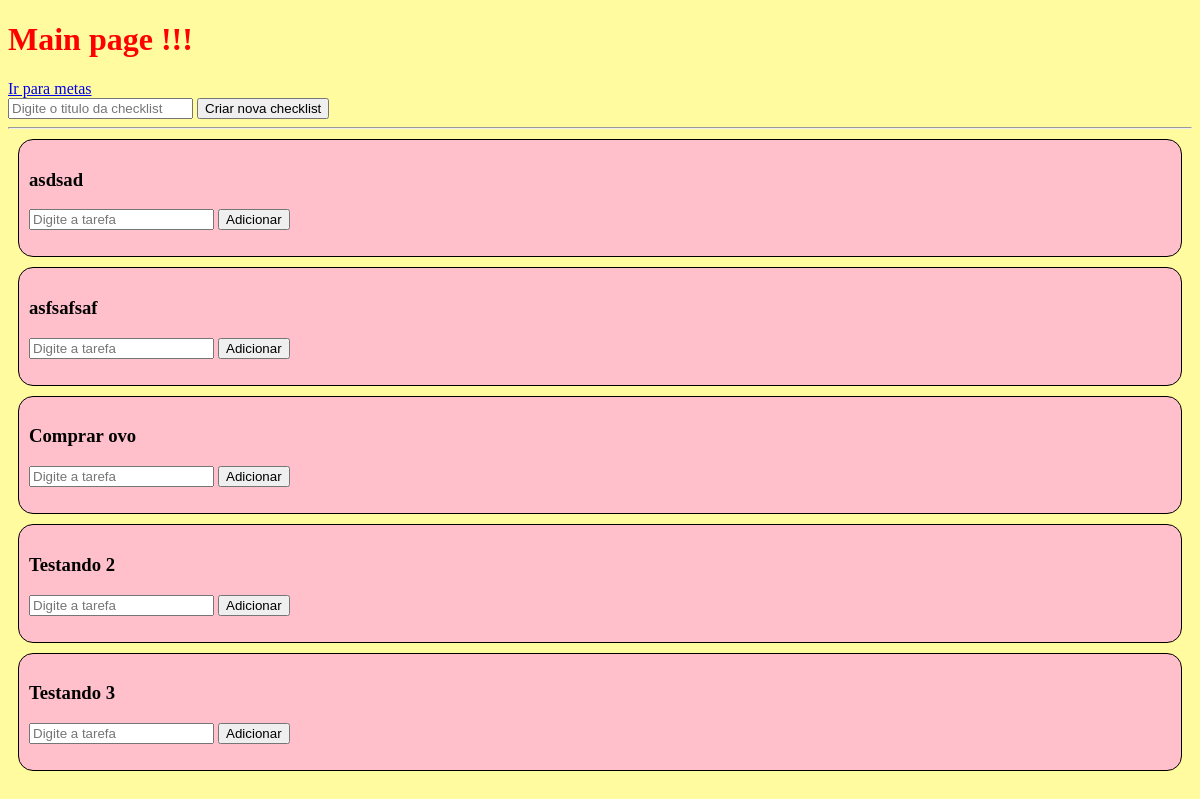
Before: / with the older database file.
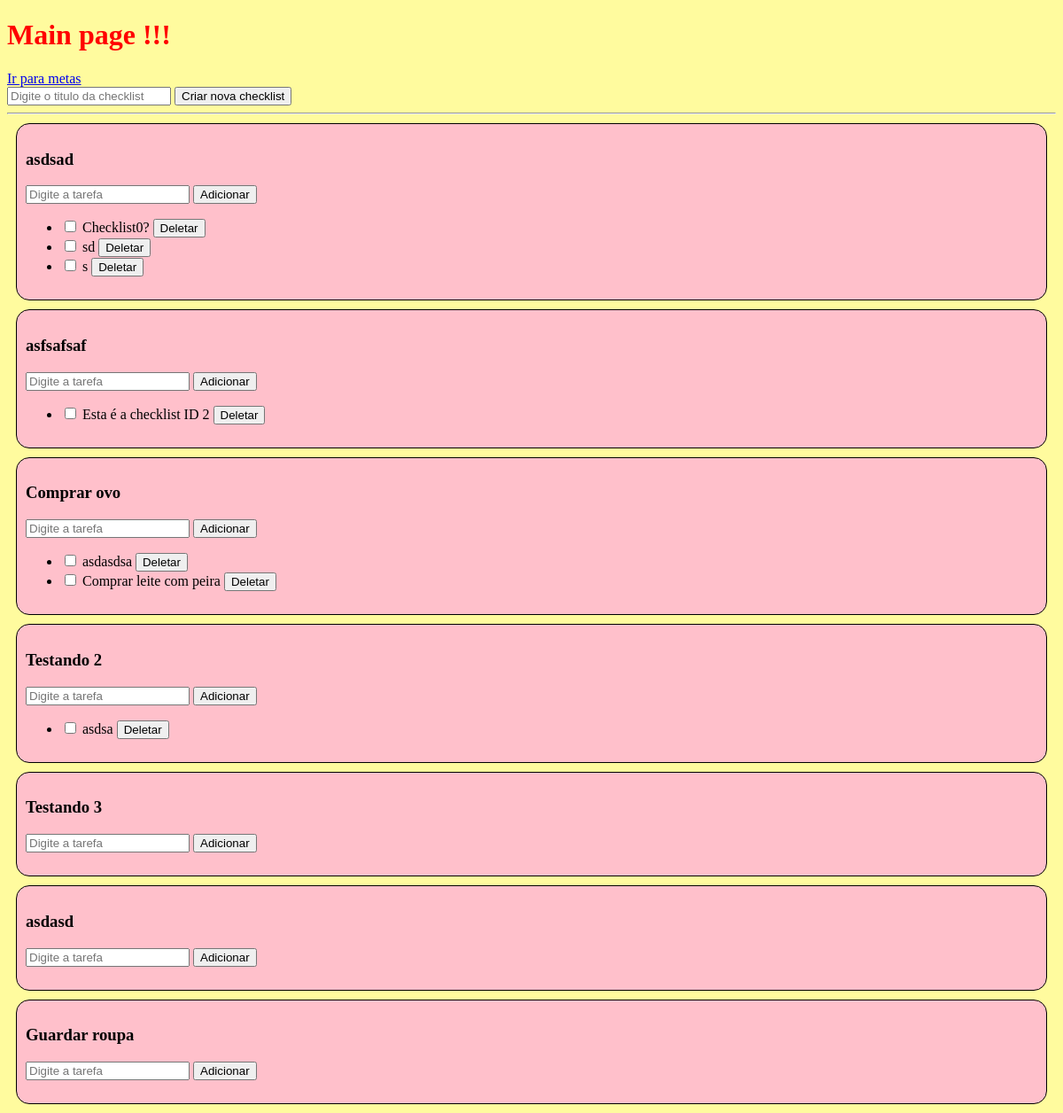
After: the same page with the newer database file.
### tables this page shows
CREATE TABLE Checklists (
                       id integer PRIMARY KEY AUTOINCREMENT,
                       titulo TEXT NOT NULL
                   );

CREATE TABLE Tarefas_checklist(
                       id integer PRIMARY KEY AUTOINCREMENT,
                       checklist_id INTEGER,
                       conteudo TEXT NOT NULL,
                       concluido INTEGER DEFAULT 0,
                       FOREIGN KEY (checklist_id) REFERENCES Checklists(id) ON DELETE CASCADE   
                   );

### app.py (the view)
@app.route('/')
def home():
    conn = connect_db()
    cursor = conn.cursor()
    cursor.execute("SELECT id, titulo FROM Checklists")
    todos_os_checklists = cursor.fetchall()
    checklist_com_tarefas = []
    for checklist in todos_os_checklists:
        checklist_id = checklist[0]
        cursor.execute("SELECT conteudo FROM Tarefas_checklist WHERE checklist_id = ?", (checklist_id,))
        tarefas_da_checklist = cursor.fetchall()
        pacote ={
            'id': checklist[0],
            'titulo': checklist[1],
            'tarefas': tarefas_da_checklist
        }
        checklist_com_tarefas.append(pacote)
    conn.close()
    return render_template('index.html', checklists=checklist_com_tarefas)

### app.py (called while the page is built)
def connect_db():
    file = 'database'
    if not os.path.exists(file):
        os.makedirs(file)
    path_db = os.path.join('database', 'to_do.db')
    conn = sqlite3.connect(path_db)
    return conn

### templates/index.html (shortened to what this page needs)
<!DOCTYPE html>
<html lang="pt-br">
<head>
    <link rel="stylesheet" href="../static/style.css">
</head>
<body>
    <h1 class="title_P">Main page !!!</h1>
    <a href="/page_meta">Ir para metas</a>
    <form action="/create_checklist" method="POST">
        <input type="text" name="titulo" placeholder="Digite o titulo da checklist" required>
        <button>Criar nova checklist</button>
    </form>
    <hr>
    {% for checklist in checklists %}
    <div class="container">
        <h3>{{ checklist.titulo }}</h3>
        <form action="/add_task/{{ checklist.id }}" method="POST">
            <input type="text" name="task" placeholder="Digite a tarefa" required>
            <button type="submit">Adicionar</button>
        </form>
        <ul>
            {% for task in checklist.tarefas %}
            <li>
                <input type="checkbox"> {{ task[0] }}
                <a href="/delete_task/{{ checklist.id }}/{{ loop.index0 }}">
                    <button type="button">Deletar</button>
                </a>
            </li>
            {% endfor %}
        </ul>
    </div> {% endfor %}
</body>
</html>

### static/style.css (style rules this page uses)
.title_P { color: red; }
.container { border: 1px black solid; background-color: pink; border-radius: 15px; padding: 10px; margin: 10px; }
body { background-color: #FFFB9E }

Changed rows visible on the page:
added Tarefas_checklist: conteudo "Checklist0?", shown under Checklists "asdsad"
added Tarefas_checklist: conteudo "sd", shown under Checklists "asdsad"
added Tarefas_checklist: conteudo "s", shown under Checklists "asdsad"
added Tarefas_checklist: conteudo "Esta é a checklist ID 2", shown under Checklists "asfsafsaf"
added Tarefas_checklist: conteudo "asdasdsa", shown under Checklists "Comprar ovo"
added Tarefas_checklist: conteudo "Comprar leite com peira", shown under Checklists "Comprar ovo"
added Tarefas_checklist: conteudo "asdsa", shown under Checklists "Testando 2"
added Checklists: titulo "asdasd"
added Checklists: titulo "Guardar roupa"
